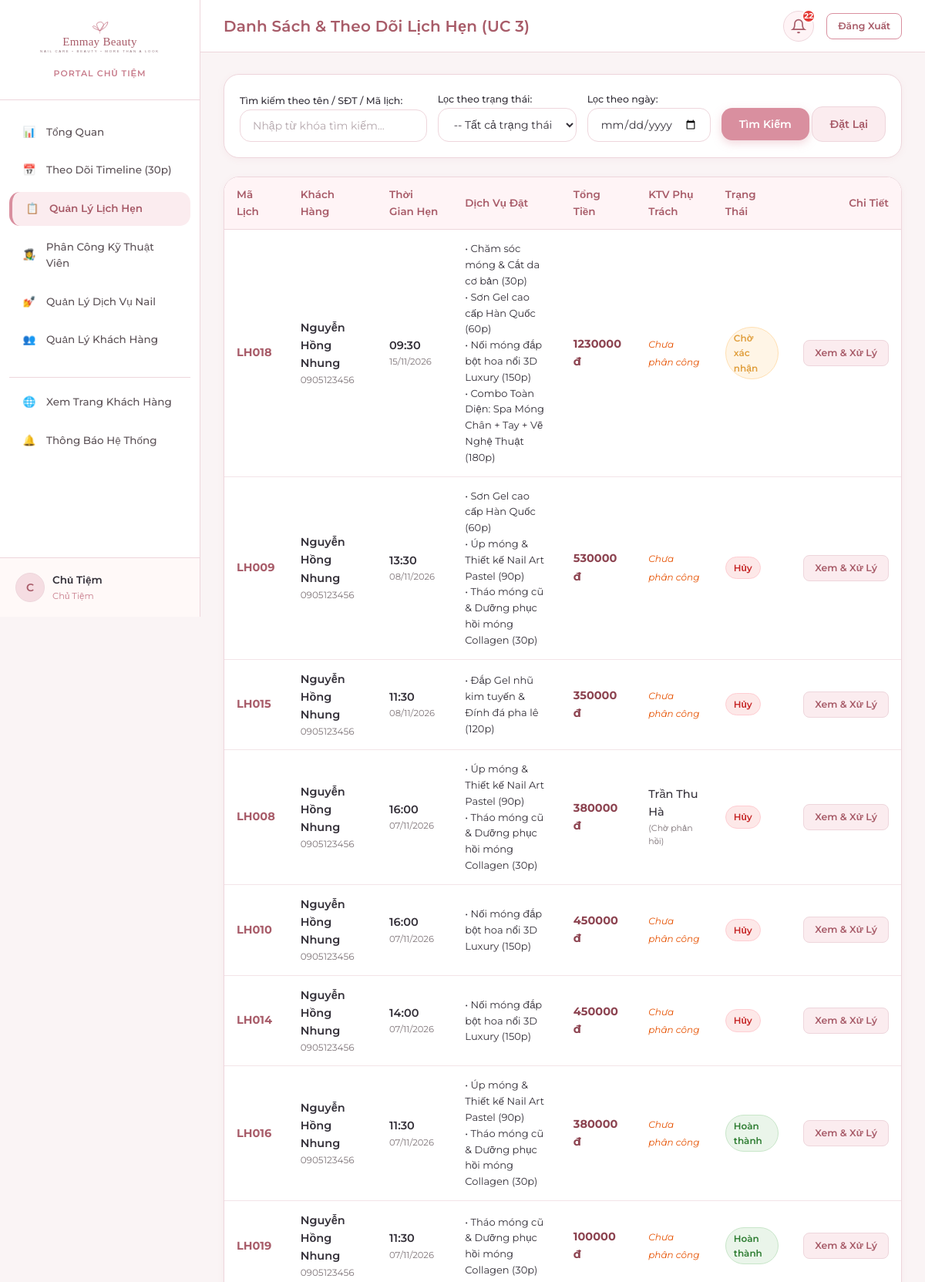
The app's page /owner/appointments/ (signed in, upper part) with its own data.
### apps/accounts/models.py (models this page shows, shortened)
class TaiKhoan(models.Model):
    VAI_TRO_CHOICES = [
        ('Chủ Tiệm', 'Chủ Tiệm'),
        ('Nhân Viên', 'Nhân Viên'),
        ('Khách Hàng', 'Khách Hàng'),
    ]
    ma_tai_khoan = models.CharField(max_length=10, primary_key=True, verbose_name='Mã tài khoản')
    user = models.OneToOneField(User, on_delete=models.CASCADE, related_name='tai_khoan', verbose_name='Tài khoản User')
    vai_tro = models.CharField(max_length=20, choices=VAI_TRO_CHOICES, verbose_name='Vai trò')
    khach_hang = models.OneToOneField(
        KhachHang, on_delete=models.SET_NULL, null=True, blank=True,
        related_name='tai_khoan', verbose_name='Khách hàng liên kết'
    )
    class Meta:
        db_table = 'TaiKhoan'
        verbose_name = 'Tài Khoản'
        verbose_name_plural = 'Tài Khoản'

class NhanVien(models.Model):
    ma_nhan_vien = models.CharField(max_length=10, primary_key=True, verbose_name='Mã nhân viên')
    tai_khoan = models.OneToOneField(TaiKhoan, on_delete=models.CASCADE, related_name='nhan_vien', verbose_name='Tài khoản')
    ten_nhan_vien = models.CharField(max_length=50, verbose_name='Tên nhân viên')
    class Meta:
        db_table = 'NhanVien'
        verbose_name = 'Nhân Viên'
        verbose_name_plural = 'Nhân Viên'
        ordering = ['ma_nhan_vien']

### apps/appointments/models.py (models this page shows, shortened)
class LichHen(models.Model):
    TRANG_THAI_CHOICES = [
        ('Chờ xác nhận', 'Chờ xác nhận'),
        ('Đã xác nhận', 'Đã xác nhận'),
        ('Hoàn thành', 'Hoàn thành'),
        ('Hủy', 'Hủy'),
        ('Không đến', 'Không đến'),
    ]
    ma_lich_hen = models.CharField(max_length=10, primary_key=True, verbose_name='Mã lịch hẹn')
    khach_hang = models.ForeignKey(KhachHang, on_delete=models.PROTECT, related_name='lich_hen', verbose_name='Khách hàng')
    tai_khoan_huy = models.ForeignKey(
        TaiKhoan, on_delete=models.SET_NULL, null=True, blank=True,
        related_name='lich_hen_da_huy', verbose_name='Tài khoản hủy'
    )
    ngay_gio_bat_dau = models.DateTimeField(verbose_name='Ngày giờ bắt đầu')
    ten_lien_he = models.CharField(max_length=100, verbose_name='Tên liên hệ')
    so_dien_thoai_lien_he = models.CharField(
        max_length=10, validators=[phone_validator], verbose_name='SĐT liên hệ'
    )
    trang_thai = models.CharField(
        max_length=30, choices=TRANG_THAI_CHOICES, default='Chờ xác nhận',
        verbose_name='Trạng thái'
    )
    thoi_diem_huy = models.DateTimeField(null=True, blank=True, verbose_name='Thời điểm hủy')
    thoi_diem_tao = models.DateTimeField(auto_now_add=True, verbose_name='Thời điểm tạo')
    class Meta:
        db_table = 'LichHen'
        verbose_name = 'Lịch Hẹn'
        verbose_name_plural = 'Lịch Hẹn'
        ordering = ['-ngay_gio_bat_dau']
    @property
    def tong_tien(self):
        return sum(ct.don_gia_dat for ct in self.chi_tiet.all())
    @property
    def phan_cong_hien_tai(self):
        return self.phan_cong.filter(dang_phu_trach=True).first()

class ChiTietLichHen(models.Model):
    lich_hen = models.ForeignKey(LichHen, on_delete=models.CASCADE, related_name='chi_tiet', verbose_name='Lịch hẹn')
    dich_vu = models.ForeignKey(DichVu, on_delete=models.PROTECT, related_name='chi_tiet_lich_hen', verbose_name='Dịch vụ gốc')
    ten_dich_vu_dat = models.CharField(max_length=60, verbose_name='Tên dịch vụ lúc đặt')
    don_gia_dat = models.DecimalField(max_digits=12, decimal_places=0, verbose_name='Đơn giá lúc đặt')
    thoi_luong_dat = models.SmallIntegerField(verbose_name='Thời lượng lúc đặt (phút)')
    ghi_chu_thuc_hien = models.CharField(max_length=255, blank=True, null=True, verbose_name='Ghi chú thực hiện')
    class Meta:
        db_table = 'ChiTietLichHen'
        verbose_name = 'Chi Tiết Lịch Hẹn'
        verbose_name_plural = 'Chi Tiết Lịch Hẹn'
        unique_together = ('lich_hen', 'dich_vu')

### apps/assignments/models.py (models this page shows, shortened)
class PhanCong(models.Model):
    TRANG_THAI_CHOICES = [
        ('Chờ phản hồi', 'Chờ phản hồi'),
        ('Đã tiếp nhận', 'Đã tiếp nhận'),
        ('Từ chối', 'Từ chối'),
    ]
    ma_phan_cong = models.CharField(max_length=10, primary_key=True, verbose_name='Mã phân công')
    lich_hen = models.ForeignKey(LichHen, on_delete=models.CASCADE, related_name='phan_cong', verbose_name='Lịch hẹn')
    nhan_vien = models.ForeignKey(NhanVien, on_delete=models.CASCADE, related_name='phan_cong', verbose_name='Nhân viên kỹ thuật')
    thoi_diem_phan_cong = models.DateTimeField(auto_now_add=True, verbose_name='Thời điểm phân công')
    trang_thai_tiep_nhan = models.CharField(
        max_length=20, choices=TRANG_THAI_CHOICES, default='Chờ phản hồi',
        verbose_name='Trạng thái tiếp nhận'
    )
    ly_do_tu_choi = models.CharField(max_length=250, blank=True, null=True, verbose_name='Lý do từ chối')
    thoi_diem_phan_hoi = models.DateTimeField(null=True, blank=True, verbose_name='Thời điểm phản hồi')
    dang_phu_trach = models.BooleanField(default=True, verbose_name='Đang phụ trách')
    class Meta:
        db_table = 'PhanCong'
        verbose_name = 'Phân Công'
        verbose_name_plural = 'Phân Công'
        ordering = ['-thoi_diem_phan_cong']
        constraints = [
            models.UniqueConstraint(
                fields=['lich_hen'],
                condition=models.Q(dang_phu_trach=True),
                name='unique_active_assignment_per_appointment'
            )
        ]

### apps/appointments/views.py (the view)
# urls.py: path('appointments/', appointment_views.owner_appointments_list, name='appointments_list'),
@owner_required
def owner_appointments_list(request):
    status_filter = request.GET.get('status', '').strip()
    date_filter = request.GET.get('date', '').strip()
    query = request.GET.get('q', '').strip()
    appointments = LichHen.objects.all().order_by('-ngay_gio_bat_dau')
    if status_filter:
        appointments = appointments.filter(trang_thai=status_filter)
    if date_filter:
        try:
            d = datetime.date.fromisoformat(date_filter)
            appointments = appointments.filter(ngay_gio_bat_dau__date=d)
        except Exception:
            pass
    if query:
        appointments = appointments.filter(
            Q(ten_lien_he__icontains=query) | Q(so_dien_thoai_lien_he__icontains=query) | Q(ma_lich_hen__icontains=query)
        )
    return render(request, 'owner/appointments_list.html', {
        'appointments': appointments,
        'status_filter': status_filter,
        'date_filter': date_filter,
        'query': query,
    })

### templates/owner/appointments_list.html (shortened to what this page needs)
{% extends 'base_dashboard.html' %}
{% block page_title %}Danh Sách & Theo Dõi Lịch Hẹn (UC 3){% endblock %}
{% block content %}
<div class="card" style="margin-bottom: 24px; padding: 20px;">
  <form method="get" style="display: flex; flex-wrap: wrap; gap: 14px; align-items: flex-end;">
    <div style="flex: 1; min-width: 220px;">
      <label class="form-label" style="font-size: 12.5px;">Tìm kiếm theo tên / SĐT / Mã lịch:</label>
      <input type="text" name="q" value="{{ query }}" class="form-control" placeholder="Nhập từ khóa tìm kiếm...">
    </div>
    <div style="width: 180px;">
      <label class="form-label" style="font-size: 12.5px;">Lọc theo trạng thái:</label>
      <select name="status" class="form-select">
        <option value="">-- Tất cả trạng thái --</option>
      </select>
    </div>
    <div style="width: 160px;">
      <label class="form-label" style="font-size: 12.5px;">Lọc theo ngày:</label>
      <input type="date" name="date" value="{{ date_filter }}" class="form-control">
    </div>
    <div>
      <button type="submit" class="btn btn-primary">Tìm Kiếm</button>
      <a href="{% url 'owner:appointments_list' %}" class="btn btn-secondary">Đặt Lại</a>
    </div>
  </form>
</div>
<div class="card" style="padding: 0; overflow: hidden;">
  <div class="table-responsive" style="border: none;">
    <table class="table">
      <thead>
        <tr>
          <th>Mã Lịch</th>
          <th>Khách Hàng</th>
          <th>Thời Gian Hẹn</th>
          <th>Dịch Vụ Đặt</th>
          <th>Tổng Tiền</th>
          <th>KTV Phụ Trách</th>
          <th>Trạng Thái</th>
          <th style="text-align: right;">Chi Tiết</th>
        </tr>
      </thead>
      <tbody>
        {% for a in appointments %}
          <tr>
            <td><strong style="color: var(--dark-rose);">{{ a.ma_lich_hen }}</strong></td>
            <td>
              <div style="font-weight: 600;">{{ a.ten_lien_he }}</div>
              <div style="font-size: 12px; color: var(--text-muted);">{{ a.so_dien_thoai_lien_he }}</div>
            </td>
            <td>
              <div style="font-weight: 600;">{{ a.ngay_gio_bat_dau|date:"H:i" }}</div>
              <div style="font-size: 11.5px; color: var(--text-muted);">{{ a.ngay_gio_bat_dau|date:"d/m/Y" }}</div>
            </td>
            <td>
              <div style="font-size: 13px;">
                {% for ct in a.chi_tiet.all %}
                  <div>• {{ ct.ten_dich_vu_dat }} ({{ ct.thoi_luong_dat }}p)</div>
                {% endfor %}
              </div>
            </td>
            <td>
              <strong style="font-family: var(--font-body); font-weight: 700; color: var(--deep-rose);">
                {{ a.tong_tien|floatformat:0 }} đ
              </strong>
            </td>
            <td>
              {% if a.phan_cong_hien_tai %}
                <span style="font-weight: 500;">{{ a.phan_cong_hien_tai.nhan_vien.ten_nhan_vien }}</span>
                <div style="font-size: 11px; color: var(--text-muted);">({{ a.phan_cong_hien_tai.trang_thai_tiep_nhan }})</div>
              {% else %}
                <span style="color: #E65100; font-size: 12px; font-style: italic;">Chưa phân công</span>
              {% endif %}
            </td>
            <td>
              {% if a.trang_thai == 'Chờ xác nhận' %}
                <span class="badge badge-pending">Chờ xác nhận</span>
              {% elif a.trang_thai == 'Đã xác nhận' %}
                <span class="badge badge-confirmed">Đã xác nhận</span>
              {% elif a.trang_thai == 'Hoàn thành' %}
                <span class="badge badge-completed">Hoàn thành</span>
              {% elif a.trang_thai == 'Hủy' %}
                <span class="badge badge-canceled">Hủy</span>
              {% else %}
                <span class="badge badge-noshow">{{ a.trang_thai }}</span>
              {% endif %}
            </td>
            <td style="text-align: right;">
              <a href="{% url 'owner:appointment_detail' a.pk %}" class="btn btn-secondary btn-sm">Xem & Xử Lý</a>
            </td>
          </tr>
        {% empty %}
          <tr>
            <td colspan="8" style="text-align: center; padding: 40px; color: var(--text-muted);">
              Không tìm thấy lịch hẹn nào phù hợp.
            </td>
          </tr>
        {% endfor %}
      </tbody>
    </table>
  </div>
</div>
{% endblock %}

### templates/base_dashboard.html (shortened to what this page needs)
<!DOCTYPE html>
<html lang="vi">
<head>
  <link rel="stylesheet" href="/static/css/style.css">
  <link rel="stylesheet" href="/static/css/dashboard.css">
</head>
<body class="app-layout">
  <aside class="sidebar">
    <div class="sidebar-brand">
      <a href="{% url 'home' %}">
        <img src="/static/images/logo.svg" alt="Emmay Beauty" class="sidebar-logo">
      </a>
      <div style="font-size: 11px; color: var(--primary-rose); font-weight: 600; margin-top: 4px; letter-spacing: 1px;">
        {% if is_owner %}PORTAL CHỦ TIỆM{% elif is_employee %}PORTAL KỸ THUẬT VIÊN{% else %}PORTAL THÀNH VIÊN{% endif %}
      </div>
    </div>
    <ul class="sidebar-nav">
      {% if is_owner %}
        <li class="nav-item {% if request.resolver_match.url_name == 'dashboard' %}active{% endif %}">
          <a href="{% url 'owner:dashboard' %}">
            <span class="nav-icon">📊</span>
            <span>Tổng Quan</span>
          </a>
        </li>
        <li class="nav-item {% if request.resolver_match.url_name == 'timeline' %}active{% endif %}">
          <a href="{% url 'owner:timeline' %}">
            <span class="nav-icon">📅</span>
            <span>Theo Dõi Timeline (30p)</span>
          </a>
        </li>
        <li class="nav-item {% if 'appointments' in request.path and request.resolver_match.url_name != 'timeline' %}active{% endif %}">
          <a href="{% url 'owner:appointments_list' %}">
            <span class="nav-icon">📋</span>
            <span>Quản Lý Lịch Hẹn</span>
          </a>
        </li>
        <li class="nav-item {% if 'assignments' in request.path %}active{% endif %}">
          <a href="{% url 'owner:assignments_list' %}">
            <span class="nav-icon">👩‍🎨</span>
            <span>Phân Công Kỹ Thuật Viên</span>
          </a>
        </li>
        <li class="nav-item {% if 'services' in request.path %}active{% endif %}">
          <a href="{% url 'owner:services_list' %}">
            <span class="nav-icon">💅</span>
            <span>Quản Lý Dịch Vụ Nail</span>
          </a>
        </li>
        <li class="nav-item {% if 'customers' in request.path %}active{% endif %}">
          <a href="{% url 'owner:customers_list' %}">
            <span class="nav-icon">👥</span>
            <span>Quản Lý Khách Hàng</span>
          </a>
        </li>
      {% endif %}
      <li class="nav-item" style="margin-top: 20px; border-top: 1px solid var(--border-pink); padding-top: 10px;">
        <a href="{% url 'home' %}">
          <span class="nav-icon">🌐</span>
          <span>Xem Trang Khách Hàng</span>
        </a>
      </li>
      <li class="nav-item">
        <a href="{% url 'notifications:list' %}">
          <span class="nav-icon">🔔</span>
          <span>Thông Báo Hệ Thống</span>
        </a>
      </li>
    </ul>
    <div class="sidebar-footer">
      <div class="user-badge">
        <div class="user-avatar">
          {{ user.username|slice:":1"|upper }}
        </div>
        <div class="user-info">
          <span class="user-name">{{ user.first_name|default:user.username }}</span>
          <span class="user-role">{{ current_role }}</span>
        </div>
      </div>
    </div>
  </aside>
  <div class="main-wrapper">
    <header class="top-header">
      <div class="header-title">
        <h2>{% block page_title %}Bảng Điều Khiển{% endblock %}</h2>
      </div>
      <div class="header-actions">
        <div class="notification-bell-container">
          <button type="button" class="bell-btn" id="notif-bell-btn" title="Thông báo">
            <svg width="20" height="20" viewBox="0 0 24 24" fill="none" stroke="currentColor" stroke-width="2">
              <path d="M18 8A6 6 0 0 0 6 8c0 7-3 9-3 9h18s-3-2-3-9"></path>
              <path d="M13.73 21a2 2 0 0 1-3.46 0"></path>
            </svg>
            {% if unread_notifications_count > 0 %}
              <span class="bell-counter">{{ unread_notifications_count }}</span>
            {% endif %}
          </button>
        </div>
        <a href="{% url 'accounts:logout' %}" class="btn btn-outline btn-sm">
          Đăng Xuất
        </a>
      </div>
    </header>
    <div class="page-container">
      {% block content %}{% endblock %}
    </div>
  </div>
</body>
</html>

### records on screen
TaiKhoan: vai_tro "Chủ Tiệm"
LichHen: ma_lich_hen "LH018", ten_lien_he "Nguyễn Hồng Nhung", so_dien_thoai_lien_he "0905123456", ngay_gio_bat_dau "09:30", ngay_gio_bat_dau "15/11/2026", tong_tien "1230000", shows "Chưa phân công", trang_thai "Chờ xác nhận"
ChiTietLichHen: ten_dich_vu_dat "Chăm sóc móng & Cắt da cơ bản", thoi_luong_dat "30"
ChiTietLichHen: ten_dich_vu_dat "Sơn Gel cao cấp Hàn Quốc", thoi_luong_dat "60"
ChiTietLichHen: ten_dich_vu_dat "Nối móng đắp bột hoa nổi 3D Luxury", thoi_luong_dat "150"
ChiTietLichHen: ten_dich_vu_dat "Combo Toàn Diện: Spa Móng Chân + Tay + Vẽ Nghệ Thuật", thoi_luong_dat "180"
LichHen: ma_lich_hen "LH009", ten_lien_he "Nguyễn Hồng Nhung", so_dien_thoai_lien_he "0905123456", ngay_gio_bat_dau "13:30", ngay_gio_bat_dau "08/11/2026", tong_tien "530000", shows "Chưa phân công", trang_thai "Hủy"
ChiTietLichHen: ten_dich_vu_dat "Sơn Gel cao cấp Hàn Quốc", thoi_luong_dat "60"
ChiTietLichHen: ten_dich_vu_dat "Úp móng & Thiết kế Nail Art Pastel", thoi_luong_dat "90"
ChiTietLichHen: ten_dich_vu_dat "Tháo móng cũ & Dưỡng phục hồi móng Collagen", thoi_luong_dat "30"
LichHen: ma_lich_hen "LH015", ten_lien_he "Nguyễn Hồng Nhung", so_dien_thoai_lien_he "0905123456", ngay_gio_bat_dau "11:30", ngay_gio_bat_dau "08/11/2026", tong_tien "350000", shows "Chưa phân công", trang_thai "Hủy"
ChiTietLichHen: ten_dich_vu_dat "Đắp Gel nhũ kim tuyến & Đính đá pha lê", thoi_luong_dat "120"
LichHen: ma_lich_hen "LH008", ten_lien_he "Nguyễn Hồng Nhung", so_dien_thoai_lien_he "0905123456", ngay_gio_bat_dau "16:00", ngay_gio_bat_dau "07/11/2026", tong_tien "380000", phan_cong_hien_tai.nhan_vien.ten_nhan_vien "Trần Thu Hà", phan_cong_hien_tai.trang_thai_tiep_nhan "Chờ phản hồi", trang_thai "Hủy"
ChiTietLichHen: ten_dich_vu_dat "Úp móng & Thiết kế Nail Art Pastel", thoi_luong_dat "90"
ChiTietLichHen: ten_dich_vu_dat "Tháo móng cũ & Dưỡng phục hồi móng Collagen", thoi_luong_dat "30"
LichHen: ma_lich_hen "LH010", ten_lien_he "Nguyễn Hồng Nhung", so_dien_thoai_lien_he "0905123456", ngay_gio_bat_dau "16:00", ngay_gio_bat_dau "07/11/2026", tong_tien "450000", shows "Chưa phân công", trang_thai "Hủy"
ChiTietLichHen: ten_dich_vu_dat "Nối móng đắp bột hoa nổi 3D Luxury", thoi_luong_dat "150"
LichHen: ma_lich_hen "LH014", ten_lien_he "Nguyễn Hồng Nhung", so_dien_thoai_lien_he "0905123456", ngay_gio_bat_dau "14:00", ngay_gio_bat_dau "07/11/2026", tong_tien "450000", shows "Chưa phân công", trang_thai "Hủy"
ChiTietLichHen: ten_dich_vu_dat "Nối móng đắp bột hoa nổi 3D Luxury", thoi_luong_dat "150"
LichHen: ma_lich_hen "LH016", ten_lien_he "Nguyễn Hồng Nhung", so_dien_thoai_lien_he "0905123456", ngay_gio_bat_dau "11:30", ngay_gio_bat_dau "07/11/2026", tong_tien "380000", shows "Chưa phân công", trang_thai "Hoàn thành"
ChiTietLichHen: ten_dich_vu_dat "Úp móng & Thiết kế Nail Art Pastel", thoi_luong_dat "90"
ChiTietLichHen: ten_dich_vu_dat "Tháo móng cũ & Dưỡng phục hồi móng Collagen", thoi_luong_dat "30"
LichHen: ma_lich_hen "LH019", ten_lien_he "Nguyễn Hồng Nhung", so_dien_thoai_lien_he "0905123456", ngay_gio_bat_dau "11:30", ngay_gio_bat_dau "07/11/2026", tong_tien "100000", shows "Chưa phân công", trang_thai "Hoàn thành"
ChiTietLichHen: ten_dich_vu_dat "Tháo móng cũ & Dưỡng phục hồi móng Collagen", thoi_luong_dat "30"

### other values on screen
{{ user.username|slice:":1"|upper }} "C"
{{ user.first_name|default:user.username }} "Chủ Tiệm"
{{ unread_notifications_count }} "22"
